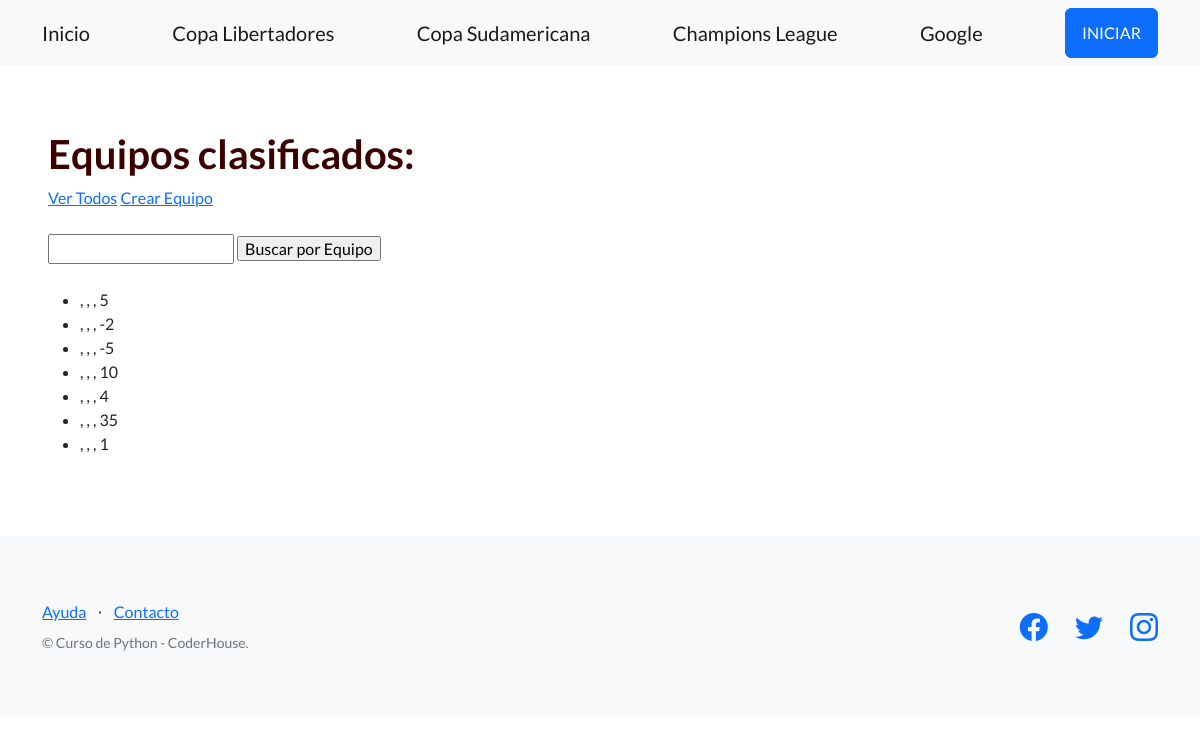
/countrys/lista/, run on an earlier commit of the app's database.
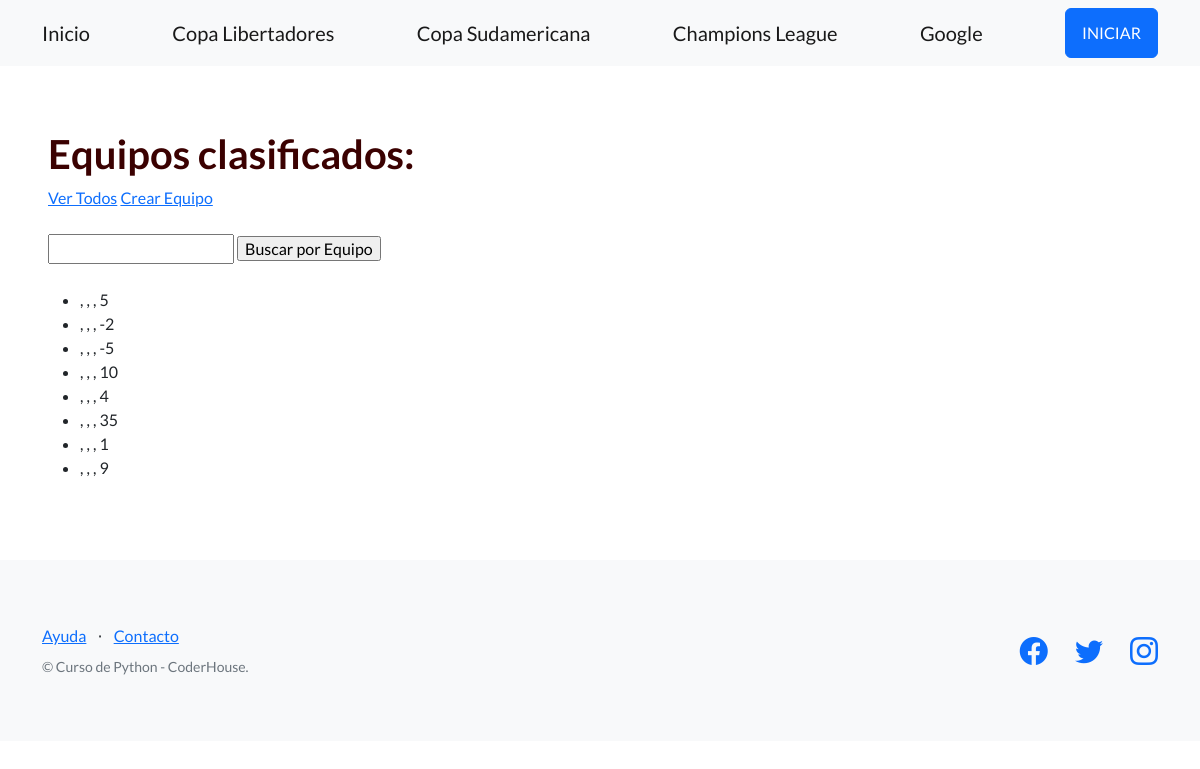
And on a later commit of the database.
### control/models.py (models this page shows, shortened)
class Copa_Sudamericana(models.Model):
    equipo= models.CharField(max_length=100)
    director_tecnico= models.CharField(max_length=250)
    capitan= models.CharField(max_length=250)
    dorsal=models.IntegerField()

### control/views.py (the view)
# urls.py: path('lista/', equipos_clasificados, name='lista'),
def equipos_clasificados(request):
    contexto = {
        "cupos" : Copa_Sudamericana.objects.all(),
    }
    http_response = render(
        request=request,
        template_name='control/lista.html',
        context=contexto,
    )
    return http_response

### control/templates/control/lista.html (shortened to what this page needs)
{% extends "base.html" %}
{% block contenido %}
<h1 style="color: rgb(59, 1, 1);" >
  Equipos clasificados:
</h1>
<a href="{% url 'lista' %}">Ver Todos</a>
<a href="{% url 'equipos_sudamericana' %}">Crear Equipo</a>
<br><br>
<form action="{% url 'buscar_equipos' %}" method="post">
  <input type="text" name="busqueda">
  <input type="submit" value="Buscar por Equipo">
</form>
<br>
<ul>
{% for cupo in cupos %}
  <li>
    {{ cupo.nombre}}, {{ cupo.tecnico }}, {{ cupo.jugador }}, {{ cupo.dorsal }}
  </li>
{% endfor %}
</ul>
{% endblock contenido %}

### templates_base/base.html (shortened to what this page needs)
{% load static %}
<!DOCTYPE html>
<html lang="en">
    <head>
        <link href="https://cdn.jsdelivr.net/npm/bootstrap-icons@1.5.0/font/bootstrap-icons.css" rel="stylesheet" type="text/css" />
        <link href="{% static 'css/styles.css' %}" rel="stylesheet" />
    </head>
    <body>
        <nav class="navbar navbar-light bg-light static-top">
            <div class="container">
                <a class="navbar-brand" href="{% url 'inicio' %}">Inicio</a>
                <a class="navbar-brand" href="{% url 'equipos_libertadores' %}">Copa Libertadores</a>
                <a class="navbar-brand" href="{% url 'equipos_sudamericana' %}">Copa Sudamericana</a>
                <a class="navbar-brand" href="{% url 'equipos_champions' %}">Champions League</a>
                <a class="navbar-brand" href="https://www.google.com">Google</a>
                <a class="btn btn-primary" href="#signup">INICIAR</a>
            </div>
        </nav>
        <section style="padding:4rem 3rem;">
            {% block contenido %}
            {% endblock contenido %}
        </section>
        <footer class="footer bg-light">
            <div class="container">
                <div class="row">
                    <div class="col-lg-6 h-100 text-center text-lg-start my-auto">
                        <ul class="list-inline mb-2">
                            <li class="list-inline-item"><a href="#!">Ayuda</a></li>
                            <li class="list-inline-item">⋅</li>
                            <li class="list-inline-item"><a href="#!">Contacto</a></li>
                        </ul>
                        <p class="text-muted small mb-4 mb-lg-0">&copy; Curso de Python - CoderHouse.</p>
                    </div>
                    <div class="col-lg-6 h-100 text-center text-lg-end my-auto">
                        <ul class="list-inline mb-0">
                            <li class="list-inline-item me-4">
                                <a href="#!"><i class="bi-facebook fs-3"></i></a>
                            </li>
                            <li class="list-inline-item me-4">
                                <a href="https://twitter.com/coderhouse"><i class="bi-twitter fs-3"></i></a>
                            </li>
                            <li class="list-inline-item">
                                <a href="https://www.instagram.com/futbolmundial.2109"><i class="bi-instagram fs-3"></i></a>
                            </li>
                        </ul>
                    </div>
                </div>
            </div>
        </footer>
    </body>
</html>

What changed in the data, as far as the page shows it:
added Copa_Sudamericana: dorsal "9"
